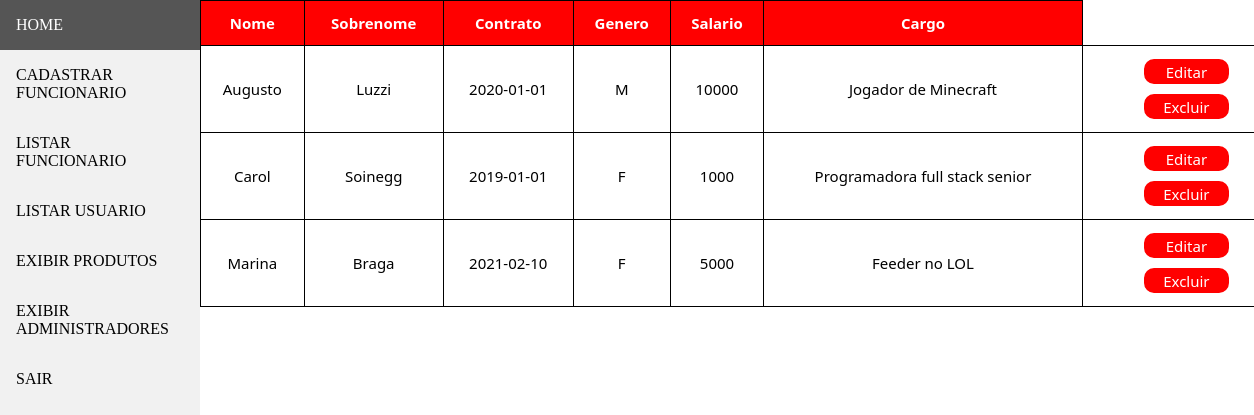
The app's page /listar.php with its own data.
### tables this page shows
CREATE TABLE `employees` (
  `id` int(10) NOT NULL AUTO_INCREMENT,
  `nome` varchar(30) DEFAULT NULL,
  `sobrenome` varchar(30) DEFAULT NULL,
  `inicio_contrato` varchar(30) DEFAULT NULL,
  `genero` enum('M','F') DEFAULT NULL,
  `salario` int(12) DEFAULT NULL,
  `posicao` varchar(100) DEFAULT NULL,
  PRIMARY KEY (`id`)
);

### listar.php (the view)
<?php include('sidenav.php'); ?>
<html>
<head>
    <link rel = "stylesheet" type="text/css" href="./css/cssListar.css">
</head>
<body>
    <?php require('./db.php'); ?>
    <div class="panel-footer">
                <div class="row">
                    <div class="panel panel-default">
                        <table id="customers">
                            <thead>
                                <tr>
                                    <th>Nome</th>
                                    <th>Sobrenome</th>
                                    <th>Contrato</th>
                                    <th>Genero</th>
                                    <th>Salario</th>
                                    <th>Cargo</th>
                                </tr>
                            </thead>
                            <tbody>
                                <?php
                                try {
                                    $stmt = $conexao->prepare("SELECT * FROM employees");
                                    if ($stmt->execute()) {
                                        while ($rs = $stmt->fetch(PDO::FETCH_OBJ)) {
                                            ?><tr>
                                                <td><?php echo $rs->nome; ?></td>
                                                <td><?php echo $rs->sobrenome; ?></td>
                                                <td><?php echo $rs->inicio_contrato; ?></td>
                                                <td><?php echo $rs->genero; ?></td>
                                                <td><?php echo $rs->salario; ?></td>
                                                <td><?php echo $rs->posicao; ?></td>
                                                <td><center>
                                            <button href="?act=upd&id=<?php echo $rs->id; ?>" class="btn-cad ">Editar</button>
                                            <a href="?act=del&id=<?php echo $rs->id; ?>" > <button class="btn-cad " > Excluir </button> </a>
                                        </center>
                                        </td>
                                        </tr>
                                        <?php
                                    }
                                } else {
                                    echo "Erro: Não foi possível recuperar os dados do banco de dados";
                                }
                            } catch (PDOException $erro) {
                                echo "Erro: " . $erro->getMessage();
                            }
                            ?>
                            </tbody>
                        </table>
                    </div>
                </div>

### sidenav.php
<html>
    <head>
        <link rel = "stylesheet" type="text/css" href="./css/teste.css">
    </head>
<body>
    <div class="sidebar">
        <a href="sidenav.php">HOME</a>
        <a href="cadastrarFuncionario.php">CADASTRAR FUNCIONARIO</a>
        <a href="listar.php">LISTAR FUNCIONARIO</a>
        <a href="listarUser.php">LISTAR USUARIO</a>
        <a href="#">EXIBIR PRODUTOS</a>
        <a href="#">EXIBIR ADMINISTRADORES</a>
        <a href="logout.php">SAIR</a>
    </div>
</body>
</html>

### css/teste.css (style rules this page uses)
.sidebar { margin: 0; padding: 0; width: 200px; background-color: #f1f1f1; position: absolute; height: 100%; }
.sidebar a { display: block; color: black; padding: 16px; text-decoration: none; }

### css/cssListar.css (style rules this page uses)
body { background-color: white; background-repeat: no repeat; background-size: 100%; background-position: center; background-attachment: fixed; width: 100%; height: 100%; margin: 0 auto; }
#customers { text-align: center; font-family: "Segoe UI"; font-size: 15px; border-collapse: collapse; width: 87%; margin-left: 200px; background-color: white; border-radius: 8px; }
#customers td, #customers th { border: 1px solid black; padding: 8px; }
#customers tr { background-color: white; }
#customers tr:nth-child(even) { background-color: white; }
#customers th { padding-top: 12px; padding-bottom: 12px; text-align: center; background-color: red; color: white; }
.btn-cad { font-family: "Segoe UI"; font-size: 15px; color: white; background-color: red; width: 50%; border: 5px solid rgb(255, 255, 255); border-radius: 15px; height: 35px; }

### records on screen
employees: nome "Augusto", sobrenome "Luzzi", inicio_contrato "2020-01-01", genero "M", salario "10000", posicao "Jogador de Minecraft"
employees: nome "Carol", sobrenome "Soinegg", inicio_contrato "2019-01-01", genero "F", salario "1000", posicao "Programadora full stack senior"
employees: nome "Marina", sobrenome "Braga", inicio_contrato "2021-02-10", genero "F", salario "5000", posicao "Feeder no LOL"
